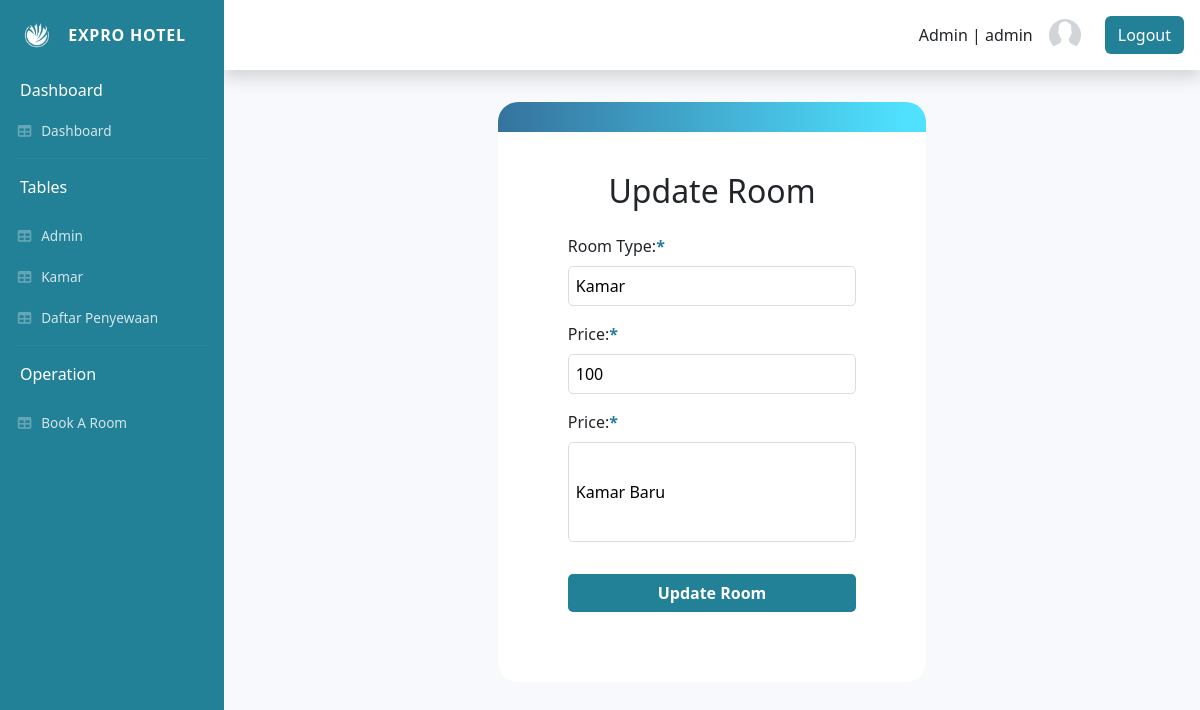
Page /room/edit.php?id=10 (signed in) on the committed database.
### tables this page shows
CREATE TABLE `kamar` (
  `room_id` int(37) NOT NULL,
  `room_type` varchar(50) NOT NULL,
  `price` int(100) NOT NULL,
  `description` varchar(255) NOT NULL
);

### room/edit.php (the view, shortened to what this page needs)
<?php
    include "../connection.php";
    $id = $_GET["id"];
    $get_room_query = "SELECT * FROM kamar WHERE room_id='$id'";
    $result =  mysqli_query($connect, $get_room_query);
    $row = mysqli_fetch_array($result);
?>
<!DOCTYPE html>
<html lang="en">
<head>
    <link href="../vendor/fontawesome-free/css/all.min.css" rel="stylesheet" type="text/css">
    <link href="../css/sb-admin-2.min.css" rel="stylesheet">
    <link href="../vendor/datatables/dataTables.bootstrap4.min.css" rel="stylesheet">
</head>
<body id="page-top">
    <div id="wrapper">
        <div id="content-wrapper" class="d-flex flex-column">
            <div id="content">
               <?php include "navbar.php"?>
               <div class="container-fluid">
                    <div class="form-wrapper mt-2">
                        <div class="design-choice"></div>
                        <div class="form-box">
                            <h2 class="text-center">Update Room</h2>
                            <form action="update.php" method="POST" class="mt-2">
                                <label class="mt-3">Room Type:<span style="color:rgb(34, 128, 151); font-weight: 600;">*</span></label><br>
                                <input type="text" name="room" value="<?= $row["room_type"];?>"><br>
                                <label class="mt-3">Price:<span style="color:rgb(34, 128, 151); font-weight: 600;">*</span></label><br>
                                <input type="text" name="price" value="<?= $row["price"];?>"><br>
                                <label class="mt-3">Price:<span style="color:rgb(34, 128, 151); font-weight: 600;">*</span></label><br>
                                <input type="text" name="desc" value="<?= $row["description"];?>" style="width: 100%; height: 100px;"><br>
                                <input type="hidden" name="id" value="<?= $row["room_id"];?>"><br>
                                <input type="submit" value="Update Room" class="btn-edit mt-2">
                            </form>
                        </div>
                    </div>
               </div>
            </div>
        </div>
    </div>
</body>
</html>

### room/edit.php (style rules this page uses)
.container-fluid { display: grid; place-items: center; }
.design-choice { height: 30px; width: 100%; background: linear-gradient(90deg, rgba(2,0,36,1) 0%, rgba(53,115,158,1) 0%, rgba(79,225,255,1) 95%); border-radius: 20px 20px 0px 0px; position: absolute; top: 0; left: 0; }
.form-wrapper { background-color: white; width: 45%; padding: 70px 70px; position: relative; border-radius: 20px; }
input { width: 100%; padding: 7px; border-radius: 5px; border: 1px solid rgb(220, 220, 220); }
.btn-edit { background-color: rgb(34, 128, 151); border:none; color:white; font-weight:600; }

### rows in the picture
kamar: room "Kamar", price "100", desc "Kamar Baru"

### other values in the picture
$_SESSION["username"] "admin"
